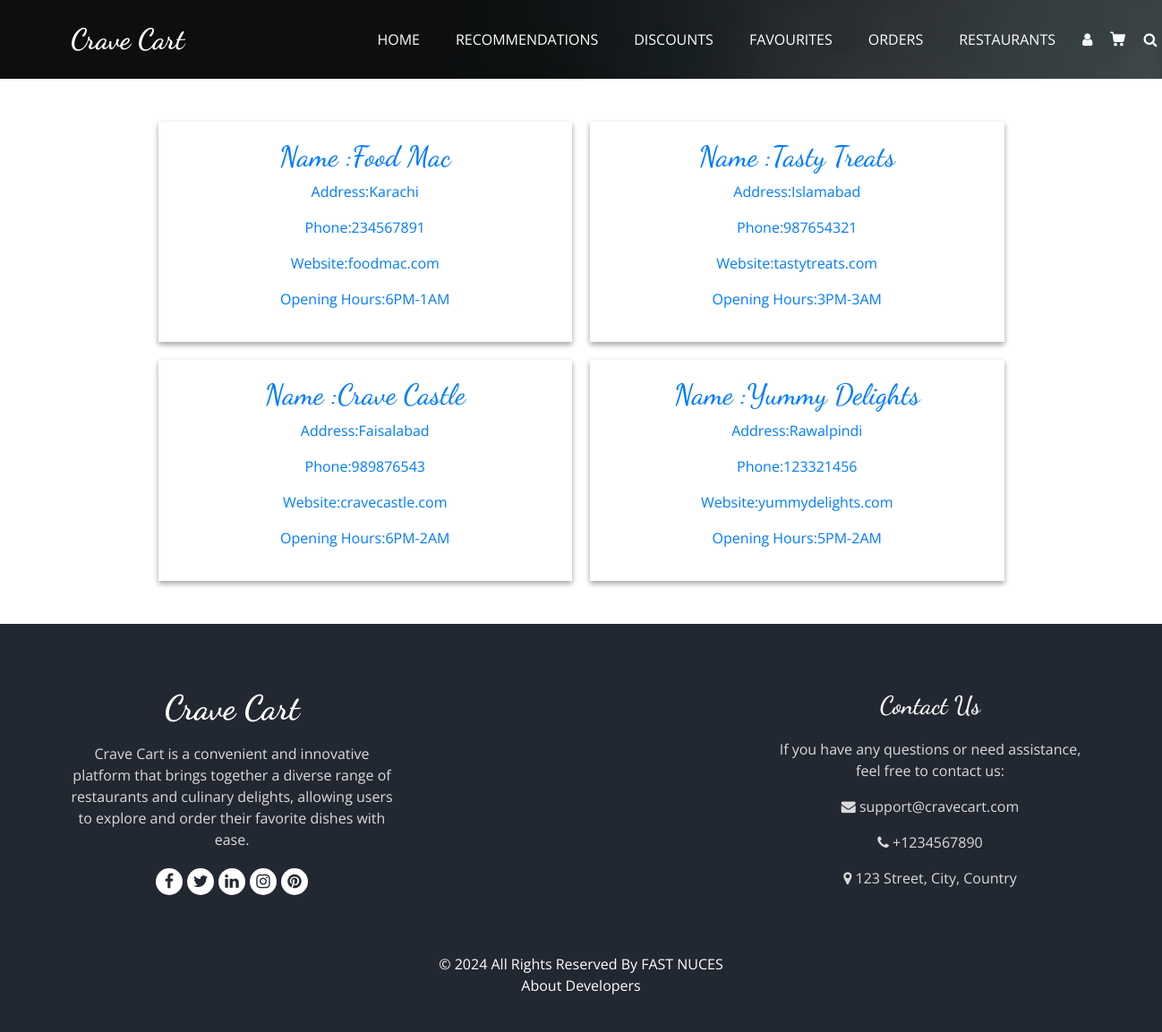
Before: /restaurants (signed in) with the older database file.
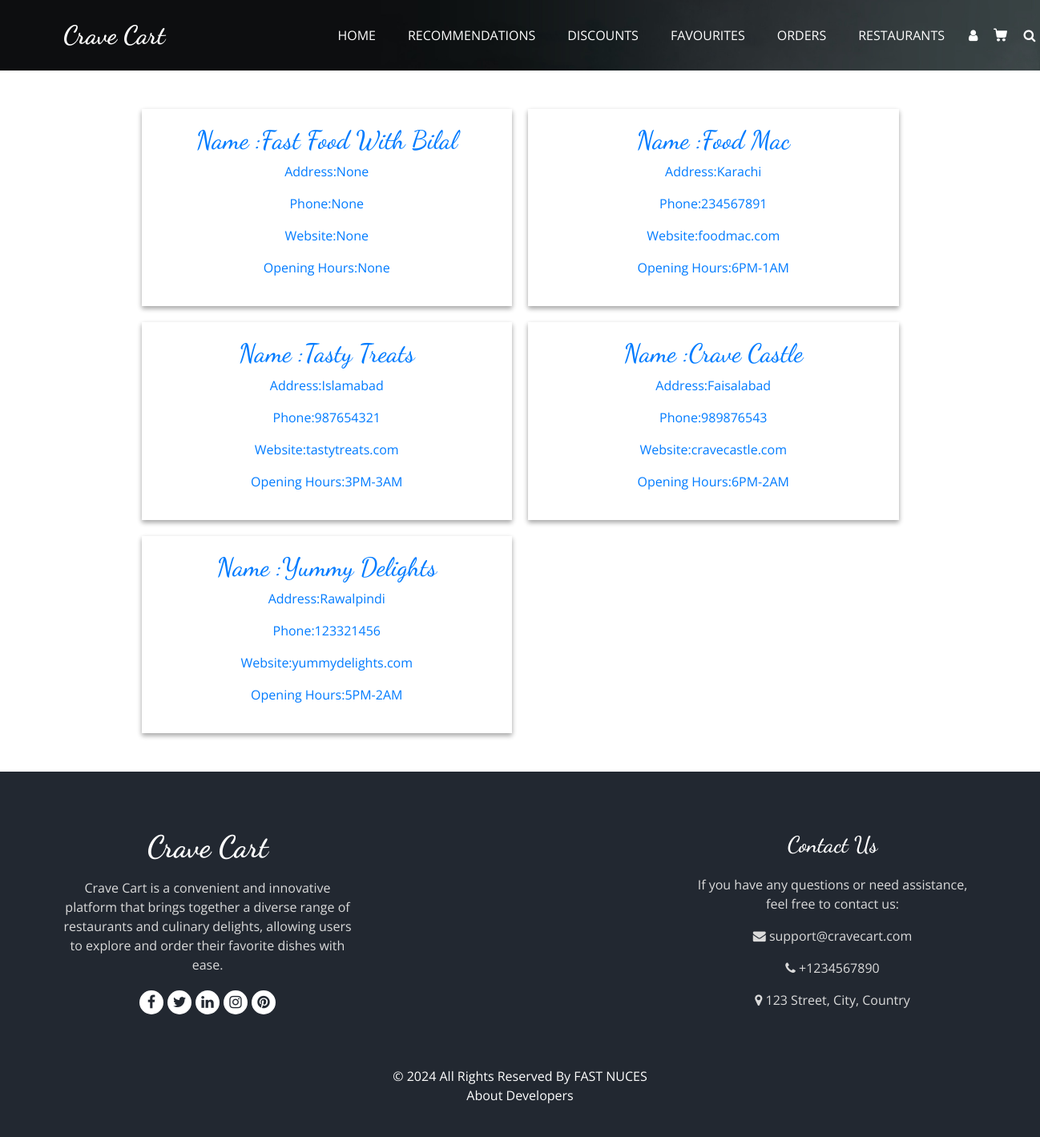
After: the same page with the newer database file.
### tables this page shows
CREATE TABLE Restaurants (
                        RestaurantID INTEGER PRIMARY KEY AUTOINCREMENT,
                        Email TEXT,
                        Name TEXT,
                        Password TEXT,
                        Description TEXT,
                        Address TEXT,
                        Phone TEXT,
                        Website TEXT,
                        OpeningHours TEXT,
                        RegistrationDate TEXT,
                        Blocked INTEGER DEFAULT 0,
                        BlockedByAdmin INTEGER DEFAULT NULL,
                        FOREIGN KEY (BlockedByAdmin) REFERENCES Admin(AdminID)
                    );

### userEndpoints.py (the view)
@User.route('/restaurants',methods=['GET','POST'])
def AllRestaurants():
    if 'username' not in session:
        return redirect('/login')
    if not DataBase.is_customer(session['username'],session['email'],session['password']):
        return render_template('404.html'), 404
    data =DataBase.get_active_restaurants()
    return render_template('user/restaurants.html',data=data,length=len(data))

### DataBase.py (called while the page is built)
def is_customer(id,email,password):
    try:
        cursor.execute('''SELECT * FROM Customers where CustomerID=? AND email = ? AND password=?;''',[id,email,password])
        ans = cursor.fetchone()
        if ans:
            return True
        else:
            return False
    except Exception as e:
        print(e)
        return False

def get_active_restaurants():
    try:
        cursor.execute('''SELECT * FROM Restaurants where Blocked = 0;''' )
        return cursor.fetchall()
    except Exception as e:
        print(str(e))
        return []

### templates/user/restaurants.html (shortened to what the changed rows need)
<!DOCTYPE html>
<html>
  <head>
    <link
      rel="stylesheet"
      type="text/css"
      href="{{url_for('static',filename='css/bootstrap.css')}}"
    />
    <link
      rel="stylesheet"
      type="text/css"
      href="https://cdnjs.cloudflare.com/ajax/libs/OwlCarousel2/2.3.4/assets/owl.carousel.min.css"
    />
    <link
      rel="stylesheet"
      href="https://cdnjs.cloudflare.com/ajax/libs/jquery-nice-select/1.1.0/css/nice-select.min.css"
    />
    <link
      href="{{url_for('static',filename='css/font-awesome.min.css')}}"
      rel="stylesheet"
    />
    <link
      href="{{url_for('static',filename='css/style.css')}}"
      rel="stylesheet"
    />
    <link
      href="{{url_for('static',filename='css/responsive.css')}}"
      rel="stylesheet"
    />
  </head>
  <body class="sub_page">
    <section class="h-100">
      <div class="container h-100 py-5">
        <div class="row d-flex justify-content-center align-items-center h-100">
          <div class="col-10">
            {% if length != 0%}
            <div class="restaurant-container">
              {%for i in data%}
              <a href="/restaurantDetail?restaurant_id={{ i[0] }}">
                <div class="restaurant-box">
                  <h2>Name :{{i[2]}}</h2>
                  <p>Address:{{i[5]}}</p>
                  <p>Phone:{{i[6]}}</p>
                  <p>Website:{{i[7]}}</p>
                  <p>Opening Hours:{{i[8]}}</p>
                </div>
              </a>
              {%endfor%}
            </div>
            {%else%}
            <br /><br /><br /><br /><br />
            <h1>No registered Restaurant Found</h1>
            <br /><br /><br /><br /><br />
            {%endif%}
          </div>
        </div>
      </div>
    </section>
  </body>
</html>

Changed rows visible on the page:
now on this page (row edited): Restaurants: Name "Fast Food With Bilal", Address "None", Phone "None", Website "None", OpeningHours "None"
